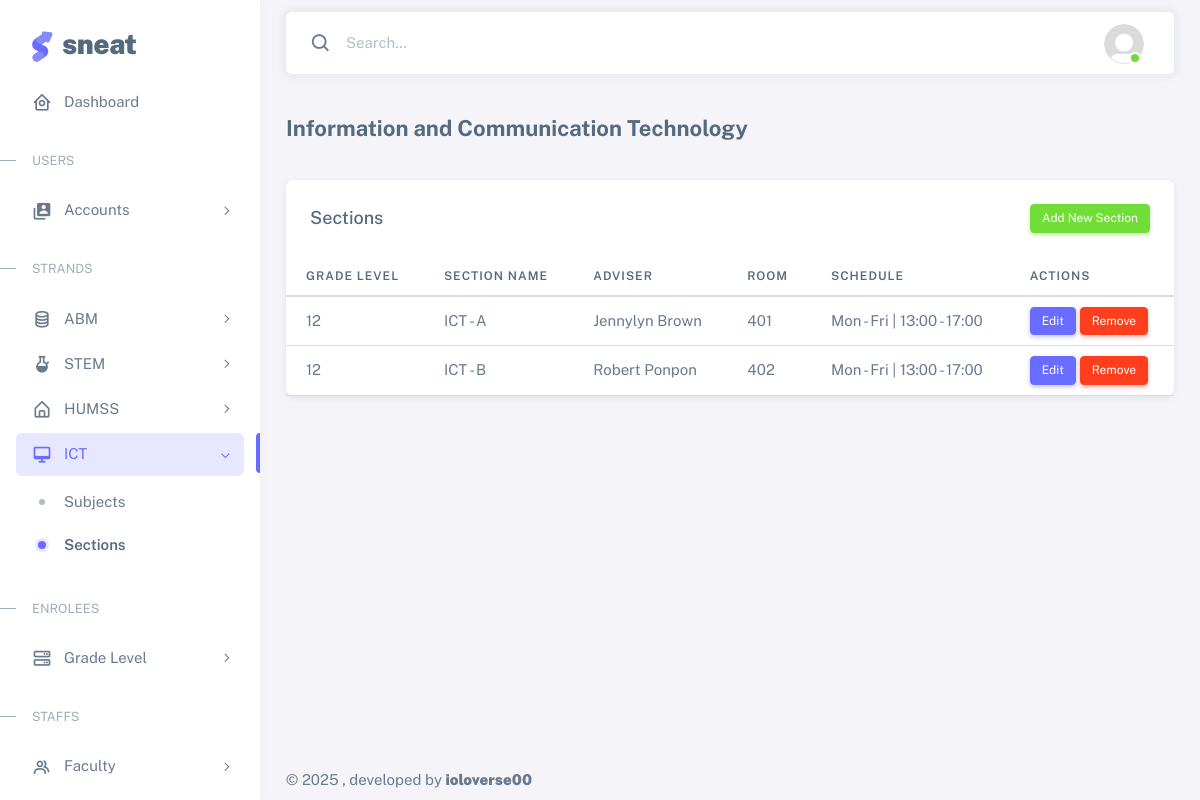
The app's page /ict-sections.php with its own data.
### tables this page shows
CREATE TABLE `sections` (
  `section_id` int(11) NOT NULL,
  `section_name` varchar(50) NOT NULL,
  `grade_level` enum('11','12') NOT NULL,
  `strand` enum('ABM','STEM','HUMSS','ICT') NOT NULL,
  `adviser_id` varchar(10) DEFAULT NULL,
  `room` varchar(11) NOT NULL,
  `schedule` varchar(52) NOT NULL,
  `created_at` timestamp NOT NULL DEFAULT current_timestamp()
);

### html/ict-sections.php (the view, shortened to what this page needs)
<!DOCTYPE html>
<html
    lang="en"
    class="light-style layout-menu-fixed"
    dir="ltr"
    data-theme="theme-default"
    data-assets-path="../assets/"
    data-template="vertical-menu-template-free">
<head>
    <link rel="stylesheet" href="../assets/vendor/fonts/boxicons.css" />
    <link rel="stylesheet" href="../assets/vendor/css/core.css" class="template-customizer-core-css" />
    <link rel="stylesheet" href="../assets/vendor/css/theme-default.css" class="template-customizer-theme-css" />
    <link rel="stylesheet" href="../assets/css/demo.css" />
    <link rel="stylesheet" href="../assets/vendor/libs/perfect-scrollbar/perfect-scrollbar.css" />
    <link rel="stylesheet" href="../assets/vendor/libs/apex-charts/apex-charts.css" />
</head>
<body>
    <div class="layout-wrapper layout-content-navbar">
        <div class="layout-container">
            <aside id="layout-menu" class="layout-menu menu-vertical menu bg-menu-theme">
                <div class="app-brand demo">
                    <a href="index.php" class="app-brand-link">
                        <span class="app-brand-logo demo">
                        </span>
                        <span class="app-brand-text demo menu-text fw-bolder ms-2">Sneat</span>
                    </a>
                </div>
                <ul class="menu-inner py-1">
                    <li class="menu-item">
                        <a href="index.php" class="menu-link">
                            <i class="menu-icon tf-icons bx bx-home-circle"></i>
                            <div data-i18n="Analytics">Dashboard</div>
                        </a>
                    </li>
                    <li class="menu-header small text-uppercase">
                        <span class="menu-header-text">Users</span>
                    </li>
                    <li class="menu-item">
                        <a href="javascript:void(0);" class="menu-link menu-toggle">
                            <i class="menu-icon tf-icons bx bxs-user-account"></i>
                            <div data-i18n="Form Elements">Accounts</div>
                        </a>
                    </li>
                    <li class="menu-header small text-uppercase">
                        <span class="menu-header-text">Strands</span>
                    </li>
                    <li class="menu-item">
                        <a href="javascript:void(0)" class="menu-link menu-toggle">
                            <i class="menu-icon tf-icons bx bx-coin-stack"></i>
                            <div data-i18n="Extended UI">ABM</div>
                        </a>
                    </li>
                    <li class="menu-item">
                        <a href="javascript:void(0)" class="menu-link menu-toggle">
                            <i class="menu-icon tf-icons bx bxs-bong"></i>
                            <div data-i18n="Extended UI">STEM</div>
                        </a>
                    </li>
                    <li class="menu-item">
                        <a href="javascript:void(0)" class="menu-link menu-toggle">
                            <i class="menu-icon tf-icons bx bx-home-alt"></i>
                            <div data-i18n="Extended UI">HUMSS</div>
                        </a>
                    </li>
                    <li class="menu-item active open">
                        <a href="javascript:void(0)" class="menu-link menu-toggle">
                            <i class="menu-icon tf-icons bx bx-desktop"></i>
                            <div data-i18n="Extended UI">ICT</div>
                        </a>
                        <ul class="menu-sub">
                            <li class="menu-item">
                                <a href="ict-subjects.php" class="menu-link">
                                    <div data-i18n="Account">Subjects</div>
                                </a>
                            </li>
                            <li class="menu-item active">
                                <a href="ict-sections.php" class="menu-link">
                                    <div data-i18n="Connections">Sections</div>
                                </a>
                            </li>
                        </ul>
                    </li>
          <li class="menu-header small text-uppercase">
            <span class="menu-header-text">Enrolees</span>
          </li>
          <li class="menu-item">
            <a href="javascript:void(0)" class="menu-link menu-toggle">
              <i class="menu-icon tf-icons bx bx-server"></i>
              <div data-i18n="Extended UI">Grade Level</div>
            </a>
          </li>
          <li class="menu-header small text-uppercase">
            <span class="menu-header-text">Staffs</span>
          </li>
          <li class="menu-item">
            <a href="javascript:void(0)" class="menu-link menu-toggle">
              <i class="menu-icon tf-icons bx bx-group"></i>
              <div data-i18n="Extended UI">Faculty</div>
            </a>
          </li>
                </ul>
            </aside>
            <div class="layout-page">
                <nav
                    class="layout-navbar container-xxl navbar navbar-expand-xl navbar-detached align-items-center bg-navbar-theme"
                    id="layout-navbar">
                    <div class="navbar-nav-right d-flex align-items-center" id="navbar-collapse">
                        <div class="navbar-nav align-items-center">
                            <div class="nav-item d-flex align-items-center">
                                <i class="bx bx-search fs-4 lh-0"></i>
                                <input
                                    type="text"
                                    class="form-control border-0 shadow-none"
                                    placeholder="Search..."
                                    aria-label="Search..." />
                            </div>
                        </div>
                        <ul class="navbar-nav flex-row align-items-center ms-auto">
                            <li class="nav-item navbar-dropdown dropdown-user dropdown">
                                <a class="nav-link dropdown-toggle hide-arrow" href="javascript:void(0);" data-bs-toggle="dropdown">
                                    <div class="avatar avatar-online">
                                        <img src="../assets/img/avatars/default.png" alt class="w-px-40 h-auto rounded-circle" />
                                    </div>
                                </a>
                            </li>
                        </ul>
                    </div>
                </nav>
                <div class="content-wrapper">
                    <div class="container-xxl flex-grow-1 container-p-y">
                        <h4 class="fw-bold py-3 mb-4">Information and Communication Technology</h4>
                        <div class="card">
                            <div class="card-header d-flex justify-content-between align-items-center">
                                <h5 class="mb-0">Sections</h5>
                                <button class="btn btn-sm btn-success" data-bs-toggle="modal" data-bs-target="#addCoreModal">Add New Section</button>
                            </div>
                            <div class="table-responsive text-nowrap">
                                <table class="table table-hover">
                                    <thead>
                                        <tr>
                                            <th>Grade Level</th>
                                            <th>Section Name</th>
                                            <th>Adviser</th>
                                            <th>Room</th>
                                            <th>Schedule</th>
                                            <th>Actions</th>
                                        </tr>
                                    </thead>
                                    <tbody>
                                        <?php
                                        include 'db_connection.php';
                                        $query = "SELECT s.section_name, s.grade_level, s.strand, s.room, s.schedule,
                                                         CONCAT(u.first_name, ' ', u.last_name) AS teacher_name, s.adviser_id
                                                  FROM sections s
                                                  LEFT JOIN users u ON s.adviser_id = u.user_id
                                                  WHERE s.strand = 'ICT'";
                                        $result = $conn->query($query);
                                        if ($result->num_rows > 0) {
                                            while ($row = $result->fetch_assoc()) {
                                                echo "<tr>";
                                                echo "<td>" . $row['grade_level'] . "</td>";
                                                echo "<td>" . $row['section_name'] . "</td>";
                                                echo "<td>" . ($row['teacher_name'] ? $row['teacher_name'] : 'No Adviser') . "</td>";
                                                echo "<td>" . $row['room'] . "</td>";
                                                echo "<td>" . $row['schedule'] . "</td>";
                                                echo "<td>
                                                        <button class='btn btn-sm btn-primary' data-bs-toggle='modal' data-bs-target='#editModal'
                                                                data-section_name='" . $row['section_name'] . "'
                                                                data-grade_level='" . $row['grade_level'] . "'
                                                                data-room='" . $row['room'] . "'
                                                                data-schedule='" . $row['schedule'] . "'
                                                                data-adviser_id='" . $row['adviser_id'] . "'>Edit</button>
                                                        <button class='btn btn-sm btn-danger' data-bs-toggle='modal' data-bs-target='#deleteModal'
                                                                data-section_name='" . $row['section_name'] . "'>Remove</button>
                                                      </td>";
                                                echo "</tr>";
                                            }
                                        } else {
                                            echo "<tr><td colspan='6' class='text-center'>No sections found</td></tr>";
                                        }
                                        ?>
                                    </tbody>
                                </table>
                            </div>
                        </div>
                    </div>
                    <footer class="content-footer footer bg-footer-theme">
                        <div class="container-xxl d-flex flex-wrap justify-content-between py-2 flex-md-row flex-column">
                            <div class="mb-2 mb-md-0">
                                ©
                                , developed by
                                <a href="#" class="footer-link fw-bolder">ioloverse00</a>
                            </div>
                        </div>
                    </footer>
                </div>
            </div>
        </div>
    </div>
</body>
</html>

### assets/css/demo.css (style rules this page uses)
.menu .app-brand.demo { height: 64px; margin-top: 12px; }
.app-brand-logo.demo svg { width: 22px; height: 38px; }
.app-brand-text.demo { font-size: 1.75rem; letter-spacing: -0.5px; text-transform: lowercase; }

### records on screen
sections: grade_level "12", section_name "ICT - A", teacher_name "Jennylyn Brown", room "401", schedule "Mon - Fri | 13:00 - 17:00"
sections: grade_level "12", section_name "ICT - B", teacher_name "Robert Ponpon", room "402", schedule "Mon - Fri | 13:00 - 17:00"
